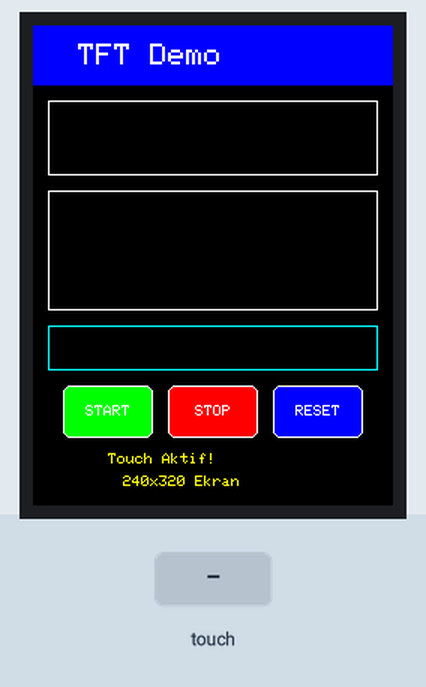
Simulated run of this program. Board: Arduino Mega 2560, built with avr-gcc and run on an emulated ATmega2560. Parts: 240×320 colour display. The inputs (shaded band) are chosen by the test bench. What the program prints to the serial monitor is not drawn.

Above: at 0.38 s.
At 1.4 s:
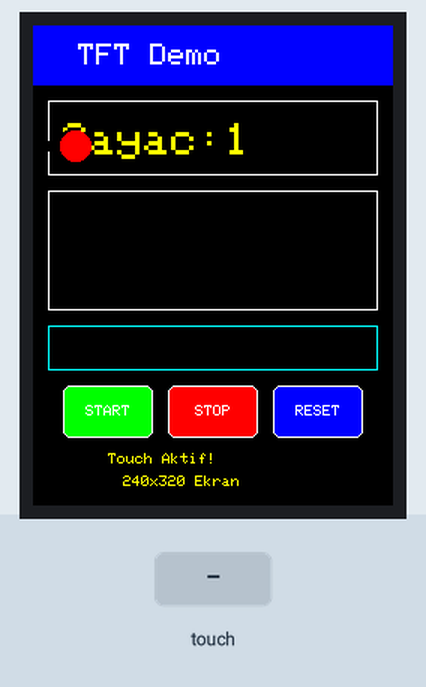
1.5 s: touch panel pressed at 13 % / 10 % of its raw x / y range
At 25.36 s:
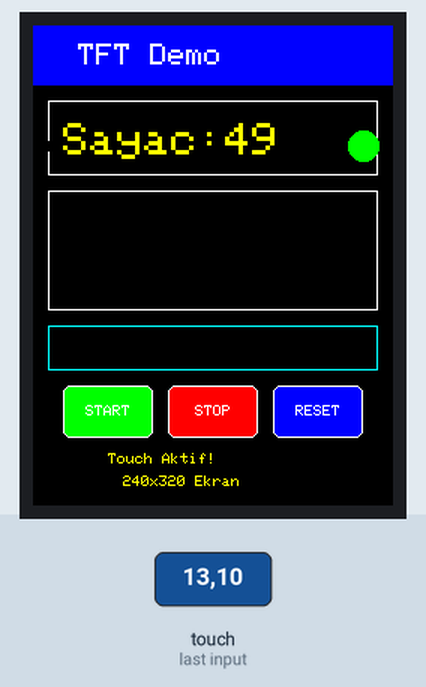
Timing chart, 0 to 26.9 s (numbered marks = the images above; inputs shaded):
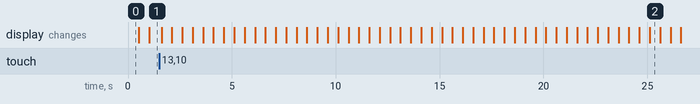

Measured:
- what the display in image 2 shows lasts 0.5 s, from 25.1 s to 25.6 s

The program:

main.cpp
```cpp
#include <Adafruit_GFX.h>
#include <MCUFRIEND_kbv.h>
#include <TouchScreen.h>

// TFT Shield pin tanımlamaları
MCUFRIEND_kbv tft;

// Touch screen pin tanımlamaları (çoğu Arduino TFT shield için standart)
#define YP A3  // Y+ analog pin
#define XM A2  // X- analog pin
#define YM 9   // Y- digital pin
#define XP 8   // X+ digital pin

// Touch screen kalibrasyonu - Bu değerleri ayarlamanız gerekebilir!
#define TS_MINX 120
#define TS_MINY 70
#define TS_MAXX 900
#define TS_MAXY 920

// Touch screen basınç değerleri
#define MINPRESSURE 10
#define MAXPRESSURE 1000

TouchScreen ts = TouchScreen(XP, YP, XM, YM, 300);

// Renkler
#define BLACK   0x0000
#define BLUE    0x001F
#define RED     0xF800
#define GREEN   0x07E0
#define CYAN    0x07FF
#define MAGENTA 0xF81F
#define YELLOW  0xFFE0
#define WHITE   0xFFFF
#define ORANGE  0xFD20
#define PURPLE  0x8010

// Değişkenler
int sayac = 0;
int renk_index = 0;
unsigned long onceki_zaman = 0;
int x_pos = 20;
int y_pos = 80;
int yon = 1;
bool animasyon_aktif = true;

uint16_t renkler[] = {RED, GREEN, BLUE, YELLOW, CYAN, MAGENTA, ORANGE, PURPLE};

// Fonksiyon prototipleri (ÖNEMLİ!)
void ekranCiz();
void cizButon(int x, int y, int w, int h, uint16_t renk, String metin);
void durumMesaji(String mesaj, uint16_t renk);
void butonAnimasyon(int x, int y, int w, int h, uint16_t renk);

void setup() {
  Serial.begin(9600);

  // TFT başlat
  uint16_t ID = tft.readID();
  Serial.print("TFT ID: 0x");
  Serial.println(ID, HEX);

  if (ID == 0xD3D3) ID = 0x9486;
  tft.begin(ID);
  tft.setRotation(0); // Dikey mod (240x320)

  ekranCiz();
}

void ekranCiz() {
  // İlk ekran
  tft.fillScreen(BLACK);

  // Başlık
  tft.fillRect(0, 0, 240, 40, BLUE);
  tft.setTextColor(WHITE);
  tft.setTextSize(2);
  tft.setCursor(30, 12);
  tft.println("TFT Demo");

  // Sayaç alanı çerçevesi
  tft.drawRect(10, 50, 220, 50, WHITE);

  // Animasyon alanı çerçevesi
  tft.drawRect(10, 110, 220, 80, WHITE);

  // Durum mesajı alanı
  tft.drawRect(10, 200, 220, 30, CYAN);

  // Butonları çiz
  cizButon(20, 240, 60, 35, GREEN, "START");
  cizButon(90, 240, 60, 35, RED, "STOP");
  cizButon(160, 240, 60, 35, BLUE, "RESET");

  // Alt bilgi
  tft.setTextColor(YELLOW);
  tft.setTextSize(1);
  tft.setCursor(50, 285);
  tft.println("Touch Aktif!");
  tft.setCursor(60, 300);
  tft.println("240x320 Ekran");
}

void loop() {
  unsigned long simdiki_zaman = millis();

  // Her 500ms'de bir güncelleme
  if (simdiki_zaman - onceki_zaman >= 500 && animasyon_aktif) {
    onceki_zaman = simdiki_zaman;

    // Sayaç göster
    tft.fillRect(15, 55, 210, 40, BLACK);
    tft.setTextColor(YELLOW);
    tft.setTextSize(3);
    tft.setCursor(20, 65);
    tft.print("Sayac:");
    tft.print(sayac);
    sayac++;

    // Hareket eden top
    if (animasyon_aktif) {
      tft.fillCircle(x_pos, y_pos, 10, BLACK);
      x_pos += (4 * yon);

      if (x_pos >= 220 || x_pos <= 20) {
        yon = -yon;
        renk_index = (renk_index + 1) % 8;
      }

      tft.fillCircle(x_pos, y_pos, 10, renkler[renk_index]);
    }
  }

  // Touch kontrolü - DÜZELTİLDİ!
  digitalWrite(13, HIGH);
  TSPoint p = ts.getPoint();
  digitalWrite(13, LOW);

  // Pin modlarını geri ayarla (ÖNEMLİ!)
  pinMode(XM, OUTPUT);
  pinMode(YP, OUTPUT);

  if (p.z > MINPRESSURE && p.z < MAXPRESSURE) {

    // Ham değerleri göster (kalibrasyon için)
    Serial.print("Ham X: "); Serial.print(p.x);
    Serial.print(" Ham Y: "); Serial.print(p.y);
    Serial.print(" Basinc: "); Serial.println(p.z);

    // Koordinatları dönüştür (rotation 0 için)
    int px = map(p.y, TS_MINY, TS_MAXY, 0, 240);
    int py = map(p.x, TS_MINX, TS_MAXX, 320, 0);

    Serial.print("Donusturulmus X: "); Serial.print(px);
    Serial.print(" Y: "); Serial.println(py);

    // START butonu kontrolü
    if (px >= 20 && px <= 80 && py >= 240 && py <= 275) {
      Serial.println("START BUTONU BASILDI!");
      animasyon_aktif = true;
      durumMesaji("START basildi!", GREEN);
      butonAnimasyon(20, 240, 60, 35, GREEN);
      delay(200);
    }

    // STOP butonu kontrolü
    else if (px >= 90 && px <= 150 && py >= 240 && py <= 275) {
      Serial.println("STOP BUTONU BASILDI!");
      animasyon_aktif = false;
      durumMesaji("STOP basildi!", RED);
      butonAnimasyon(90, 240, 60, 35, RED);
      delay(200);
    }

    // RESET butonu kontrolü
    else if (px >= 160 && px <= 220 && py >= 240 && py <= 275) {
      Serial.println("RESET BUTONU BASILDI!");
      sayac = 0;
      x_pos = 20;
      renk_index = 0;
      animasyon_aktif = true;
      durumMesaji("RESET basildi!", BLUE);
      butonAnimasyon(160, 240, 60, 35, BLUE);

      // Animasyon alanını temizle
      tft.fillRect(11, 111, 218, 78, BLACK);
      delay(200);
    }

    delay(100); // Debounce için bekleme
  }
}

void cizButon(int x, int y, int w, int h, uint16_t renk, String metin) {
  tft.fillRoundRect(x, y, w, h, 5, renk);
  tft.drawRoundRect(x, y, w, h, 5, WHITE);
  tft.setTextColor(WHITE);
  tft.setTextSize(1);

  // Metni ortala
  int metin_uzunluk = metin.length() * 6;
  int metin_x = x + (w - metin_uzunluk) / 2;
  int metin_y = y + (h - 8) / 2;

  tft.setCursor(metin_x, metin_y);
  tft.println(metin);
}

void durumMesaji(String mesaj, uint16_t renk) {
  tft.fillRect(11, 201, 218, 28, BLACK);
  tft.setTextColor(renk);
  tft.setTextSize(1);

  // Mesajı ortala
  int metin_uzunluk = mesaj.length() * 6;
  int metin_x = 120 - (metin_uzunluk / 2);

  tft.setCursor(metin_x, 211);
  tft.println(mesaj);
}

void butonAnimasyon(int x, int y, int w, int h, uint16_t renk) {
  // Buton basma efekti
  tft.fillRoundRect(x, y, w, h, 5, WHITE);
  delay(50);
  tft.fillRoundRect(x, y, w, h, 5, renk);
  tft.drawRoundRect(x, y, w, h, 5, WHITE);
}
```
